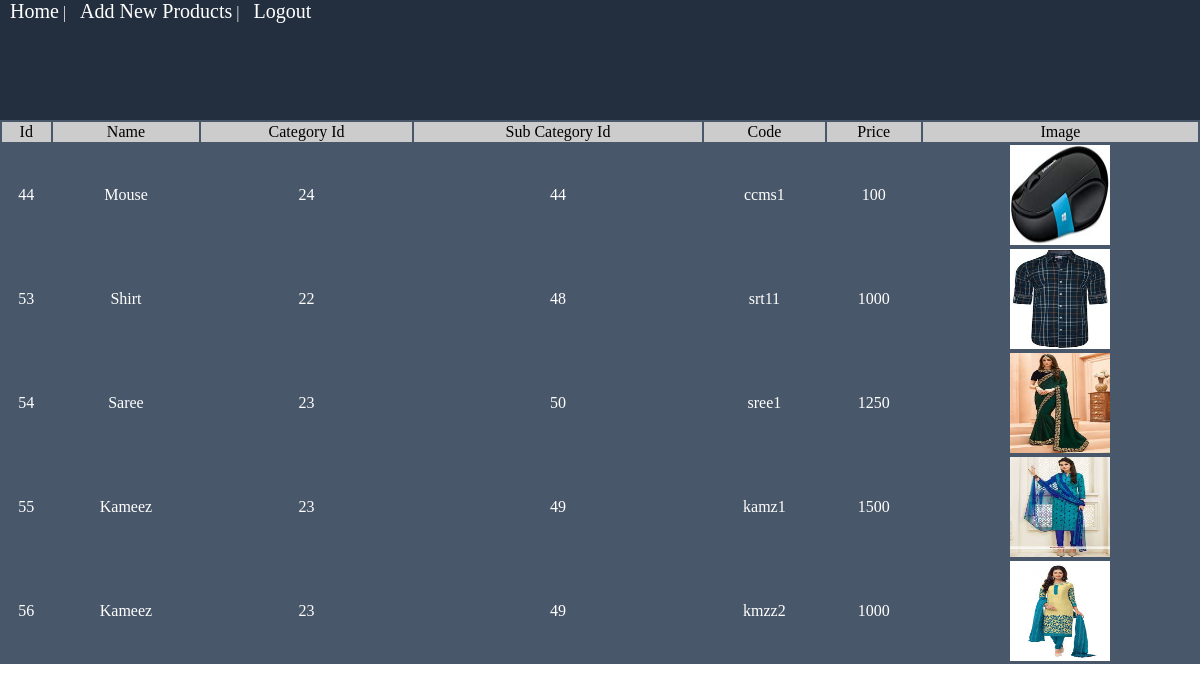
/admin/productview.php (signed in), run on the app's committed database.
### tables this page shows
CREATE TABLE `product` (
  `id` int(11) NOT NULL,
  `name` varchar(1000) NOT NULL,
  `maincat_id` int(11) NOT NULL,
  `category_id` int(11) NOT NULL,
  `subcat_id` int(11) NOT NULL,
  `code` varchar(100) NOT NULL,
  `price` int(11) NOT NULL,
  `prod_image` varchar(800) NOT NULL
);

CREATE TABLE `category` (
  `id` int(11) NOT NULL,
  `name` varchar(100) NOT NULL,
  `maincat_id` int(100) NOT NULL,
  `img` varchar(800) NOT NULL
);

### admin/productview.php (the view, shortened to what this page needs)
<?php
include_once("connection.php");
$result = mysqli_query($mysqli, "SELECT p.prod_image as prod_image, p.id as id, p.name as product_name, c.maincat_id as maincat_id,c.id as category_id,code ,price FROM product as p LEFT JOIN category as c on c.id = p.category_id");
?>
<html>
<head>
     <link href="adminstyle.css" rel="stylesheet" type="text/css">
</head>
<body>
       <div class="header">
	<a href="index.php">Home</a> | <a href="productadd.php">Add New Products</a> | <a href="logout.php">Logout</a>
	<br/><br/>
    </div>
       <div class="list">
	<table width='100%' border=0>
		 <tr bgcolor='#CCCCCC' color="#ffffff">
            <td><a>Id</a></td>
            <td><a>Name</a></td>
            <td><a>Category Id</a></td>
            <td><a>Sub Category Id</a></td>
            <td><a>Code</a></td>
            <td><a>Price</a></td>
            <td><a>Image</a></td>
		</tr>
    <div class="subcat_res">
<?php
      while($res = mysqli_fetch_array($result)) {
			echo "<tr>";
            echo "<td>".$res['id']."</td>";
			echo "<td>".$res['product_name']."</td>";
            echo "<td>".$res['maincat_id']."</td>";
			echo "<td>".$res['category_id']."</td>";
            echo "<td>".$res['code']."</td>";
            echo "<td>".$res['price']."</td>";
            echo "<td><img src='".$res['prod_image']."' width='100' height='100' /></td>";
      }
            ?>
    </div>
           </table>	</div>
</body>
</html>

### admin/adminstyle.css (style rules this page uses)
body { margin: 0px; border: 0px; }
.header { width:100%; height:120px; background:#232f3e; color:#ebebeb ; }
.header a { margin-left: 10px; color:white; font-size: 20; text-decoration: none; }
.list { background: #485769; text-align: center; }
.list td a { color:black; }
.list td { color:white; text-align: center; }

### data on the page
product: id "44", name "Mouse", category.maincat_id "24", category "44", code "ccms1", price "100", prod_image (picture)
product: id "53", name "Shirt", category.maincat_id "22", category "48", code "srt11", price "1000", prod_image (picture)
product: id "54", name "Saree", category.maincat_id "23", category "50", code "sree1", price "1250", prod_image (picture)
product: id "55", name "Kameez", category.maincat_id "23", category "49", code "kamz1", price "1500", prod_image (picture)
product: id "56", name "Kameez", category.maincat_id "23", category "49", code "kmzz2", price "1000", prod_image (picture)
